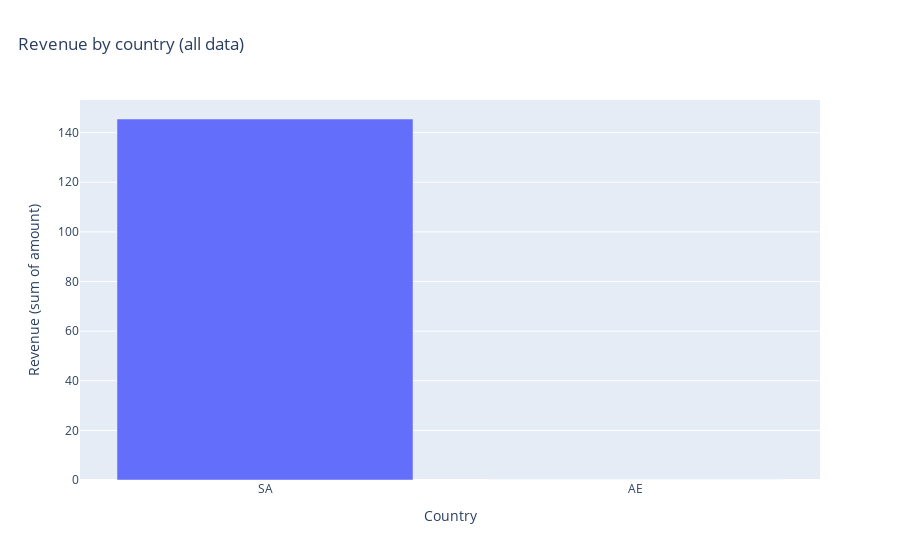

The cell this chart's notebook holds for it:
### Code cell
rev = (
    df.groupby("country", dropna=False)
      .agg(
          n=("order_id","size"),
          revenue=("amount","sum"),
          aov=("amount","mean"),
      )
      .reset_index()
      .sort_values("revenue", ascending=False)
)

fig = px.bar(rev, x="country", y="revenue", title="Revenue by country (all data)")
fig.update_layout(title={"x": 0.02})
fig.update_xaxes(title_text="Country")
fig.update_yaxes(title_text="Revenue (sum of amount)")
save_fig(fig, FIGS / "revenue_by_country.png")
fig

### Figure 1 — Plotly figure (JSON) as saved in the notebook; plotly's stock layout.template omitted (floating-point values rounded to 4 significant figures)
{"data": [{"hovertemplate": "country=%{x}<br>revenue=%{y}<extra></extra>", "legendgroup": "", "marker": {"color": "#636efa", "pattern": {"shape": ""}}, "name": "", "orientation": "v", "showlegend": false, "textposition": "auto", "type": "bar", "x": ["SA", "AE"], "xaxis": "x", "y": [145.5, 0.0], "yaxis": "y"}], "layout": {"barmode": "relative", "legend": {"tracegroupgap": 0}, "title": {"text": "Revenue by country (all data)", "x": 0.02}, "xaxis": {"anchor": "y", "domain": [0, 1], "title": {"text": "Country"}}, "yaxis": {"anchor": "x", "domain": [0, 1], "title": {"text": "Revenue (sum of amount)"}}}}
